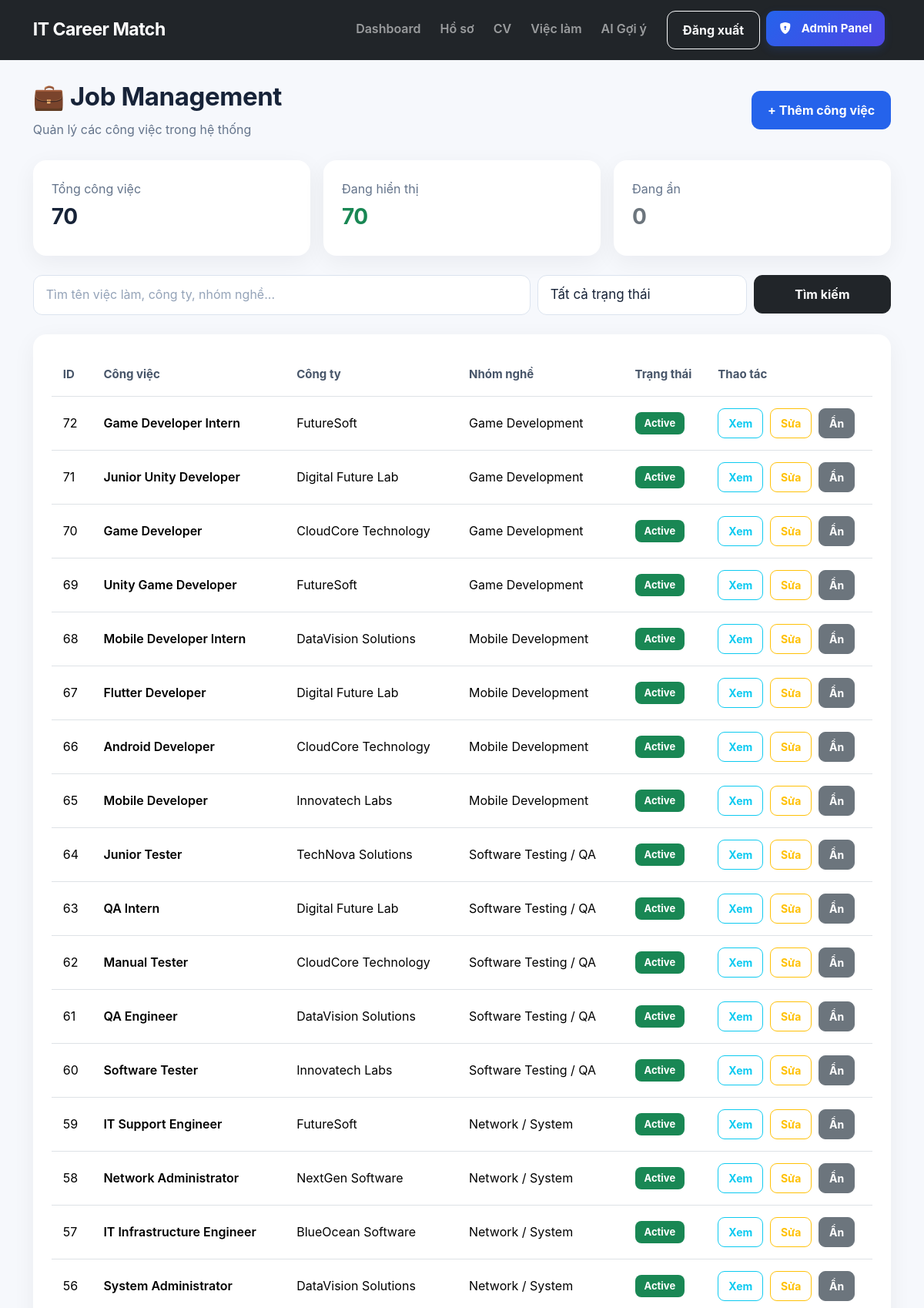
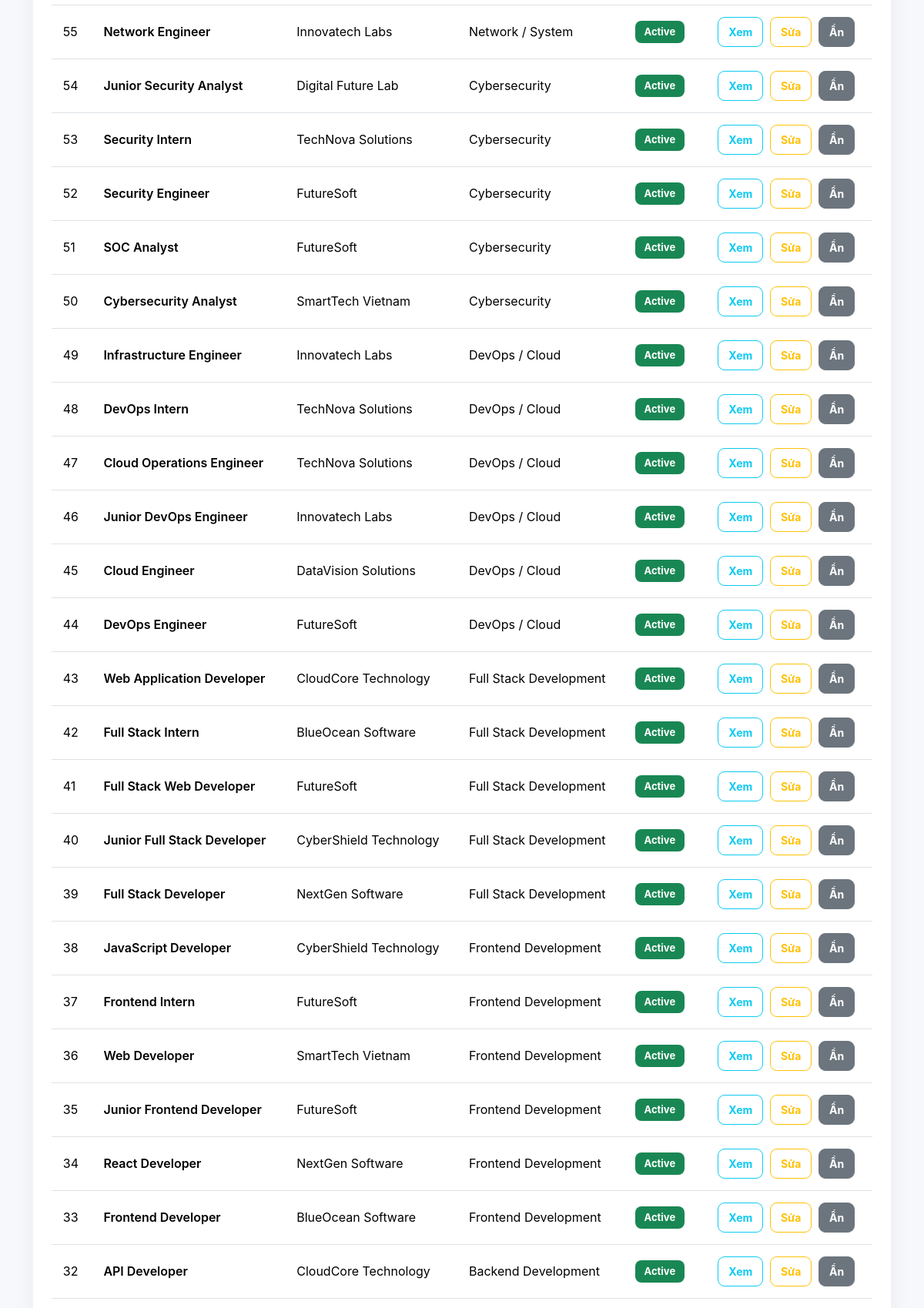
Page /admin/jobs (signed in, upper part) on the committed database (2 pictures, top to bottom).
### tables this page shows
CREATE TABLE jobs (
            job_id INTEGER PRIMARY KEY AUTOINCREMENT,
            title TEXT NOT NULL,
            description TEXT,
            company TEXT,
            location TEXT,
            job_type TEXT,
            category TEXT,
            created_at TIMESTAMP DEFAULT CURRENT_TIMESTAMP
        , requirements TEXT, benefits TEXT, skills TEXT, salary_min INTEGER DEFAULT 0, salary_max INTEGER DEFAULT 0, salary_text TEXT, experience TEXT, level TEXT, deadline TEXT, source TEXT DEFAULT 'IT Career Match', source_url TEXT, status TEXT DEFAULT 'active');

### app.py (the view)
@app.route("/admin/jobs")
def admin_jobs():
    if "user_id" not in session:
        return redirect(url_for("login"))
    if not is_admin():
        return "Bạn không có quyền truy cập.", 403
    q = request.args.get("q", "").strip()
    status = request.args.get("status", "").strip().lower()
    if status not in ("", "active", "inactive"):
        status = ""
    connection = get_connection()
    where = ["1=1"]
    params = []
    if q:
        where.append(
            "(title LIKE ? OR company LIKE ? OR category LIKE ?)"
        )
        keyword = f"%{q}%"
        params.extend([keyword, keyword, keyword])
    if status:
        where.append("COALESCE(status, 'active') = ?")
        params.append(status)
    sql = """
        SELECT *
        FROM jobs
        WHERE """ + " AND ".join(where) + """
        ORDER BY created_at DESC, job_id DESC
    """
    jobs_data = connection.execute(sql, params).fetchall()
    stats = connection.execute("""
        SELECT
            COUNT(*) AS total,
            SUM(CASE WHEN COALESCE(status, 'active') = 'active'
                THEN 1 ELSE 0 END) AS active,
            SUM(CASE WHEN status = 'inactive'
                THEN 1 ELSE 0 END) AS inactive
        FROM jobs
    """).fetchone()
    connection.close()
    return render_template(
        "admin/jobs.html",
        jobs=jobs_data,
        stats=stats,
        q=q,
        selected_status=status
    )

### app.py (called while the page is built)
def is_admin():
    return (
        "user_id" in session
        and session.get("role") == "admin"
    )

### database/database.py (called while the page is built)
def get_connection():
    connection = sqlite3.connect(DATABASE_PATH)
    connection.row_factory = sqlite3.Row
    connection.execute("PRAGMA foreign_keys = ON")
    return connection

### templates/admin/jobs.html (shortened to what this page needs)
{% extends "base.html" %}
{% block content %}
<div class="container py-4">
    <div class="d-flex justify-content-between align-items-center mb-4">
        <div>
            <h2 class="fw-bold">💼 Job Management</h2>
            <p class="text-muted mb-0">
                Quản lý các công việc trong hệ thống
            </p>
        </div>
        <a href="{{ url_for('add_job') }}"
           class="btn btn-primary">
            + Thêm công việc
        </a>
    </div>
    <div class="row g-3 mb-4">
        <div class="col-md-4">
            <div class="card border-0 shadow-sm">
                <div class="card-body">
                    <p class="text-muted mb-1">Tổng công việc</p>
                    <h3 class="fw-bold">{{ stats.total }}</h3>
                </div>
            </div>
        </div>
        <div class="col-md-4">
            <div class="card border-0 shadow-sm">
                <div class="card-body">
                    <p class="text-muted mb-1">Đang hiển thị</p>
                    <h3 class="fw-bold text-success">
                        {{ stats.active or 0 }}
                    </h3>
                </div>
            </div>
        </div>
        <div class="col-md-4">
            <div class="card border-0 shadow-sm">
                <div class="card-body">
                    <p class="text-muted mb-1">Đang ẩn</p>
                    <h3 class="fw-bold text-secondary">
                        {{ stats.inactive or 0 }}
                    </h3>
                </div>
            </div>
        </div>
    </div>
    <form method="GET" class="row g-2 mb-4">
        <div class="col-md-7">
            <input type="text"
                   name="q"
                   value="{{ q }}"
                   class="form-control"
                   placeholder="Tìm tên việc làm, công ty, nhóm nghề...">
        </div>
        <div class="col-md-3">
            <select name="status" class="form-select">
                <option value="">Tất cả trạng thái</option>
            </select>
        </div>
        <div class="col-md-2">
            <button class="btn btn-dark w-100">
                Tìm kiếm
            </button>
        </div>
    </form>
    <div class="card border-0 shadow-sm">
        <div class="card-body table-responsive">
            <table class="table table-hover align-middle">
                <thead>
                    <tr>
                        <th>ID</th>
                        <th>Công việc</th>
                        <th>Công ty</th>
                        <th>Nhóm nghề</th>
                        <th>Trạng thái</th>
                        <th>Thao tác</th>
                    </tr>
                </thead>
                <tbody>
                {% for job in jobs %}
                    <tr>
                        <td>{{ job.job_id }}</td>
                        <td class="fw-semibold">{{ job.title }}</td>
                        <td>{{ job.company }}</td>
                        <td>{{ job.category }}</td>
                        <td>
                            {% if job.status == 'inactive' %}
                                <span class="badge bg-secondary">Inactive</span>
                            {% else %}
                                <span class="badge bg-success">Active</span>
                            {% endif %}
                        </td>
                        <td>
                            <div class="d-flex flex-wrap gap-2">
                                <a href="{{ url_for('job_detail', job_id=job.job_id) }}"
                                   class="btn btn-sm btn-outline-info">
                                    Xem
                                </a>
                                <a href="{{ url_for('edit_job', job_id=job.job_id) }}"
                                   class="btn btn-sm btn-outline-warning">
                                    Sửa
                                </a>
                                <form method="POST"
                                      action="{{ url_for('admin_job_status', job_id=job.job_id) }}">
                                    {% if job.status == 'inactive' %}
                                        <input type="hidden" name="status" value="active">
                                        <button class="btn btn-sm btn-success">
                                            Kích hoạt
                                        </button>
                                    {% else %}
                                        <button class="btn btn-sm btn-secondary">
                                            Ẩn
                                        </button>
                                    {% endif %}
                                </form>
                            </div>
                        </td>
                    </tr>
                {% else %}
                    <tr>
                        <td colspan="6" class="text-center text-muted py-4">
                            Không tìm thấy công việc phù hợp.
                        </td>
                    </tr>
                {% endfor %}
                </tbody>
            </table>
        </div>
    </div>
</div>
{% endblock %}

### static/css/style.css (style rules this page uses)
body { background: #f5f7fb; min-height: 100vh; color: #1f2937; }
.btn { border-radius: 9px; }
.card { border-radius: 16px; }

### static/css/pro-ui.css (style rules this page uses)
:root { --icm-primary: #2563eb; --icm-primary-dark: #1d4ed8; --icm-primary-soft: #eff6ff; --icm-ink: #172338; --icm-muted: #64748b; --icm-bg: #f6f8fc; --icm-surface: #ffffff; --icm-border: #e2e8f0; --icm-radius: 17px; --icm-shadow: 0 8px 30px rgba(15, 23, 42, .055); }
html { font-size: 17px; scroll-behavior: smooth; }
body { background: var(--icm-bg); color: var(--icm-ink); font-family: Inter, -apple-system, BlinkMacSystemFont, "Segoe UI", Arial, sans-serif; font-size: 17px; line-height: 1.7; -webkit-font-smoothing: antialiased; }
p, li, td, th { font-size: 16px; line-height: 1.7; }
h1, h2, h3, h4, h5, h6 { color: var(--icm-ink); font-weight: 750; line-height: 1.3; letter-spacing: -.4px; }
h2 { font-size: 33px; }
h3 { font-size: 28px; }
.text-muted { color: var(--icm-muted) !important; }
a { transition: color .2s ease; }
.btn { font-size: 16px; font-weight: 650; line-height: 1.5; border-radius: 11px; padding: 12px 20px; transition: background-color .2s ease, border-color .2s ease, box-shadow .2s ease, transform .2s ease; }
.btn-primary { background: var(--icm-primary); border-color: var(--icm-primary); }
.btn-sm { font-size: 14px; padding: 8px 13px; border-radius: 9px; }
.form-control, .form-select { font-size: 17px; min-height: 50px; padding: 12px 16px; border: 1px solid #dce4ef; border-radius: 12px; background: #ffffff; color: var(--icm-ink); transition: border-color .2s ease, box-shadow .2s ease; }
.form-control::placeholder { color: #94a3b8; font-size: 16px; }
.card { border-radius: var(--icm-radius); border: 1px solid var(--icm-border); background: var(--icm-surface); }
.card-body { padding: 24px; }
.card.shadow-sm { box-shadow: var(--icm-shadow) !important; }
.table { --bs-table-bg: transparent; font-size: 16px; }
.table thead th { font-size: 15px; font-weight: 750; color: #475569; padding: 15px; vertical-align: middle; }
.table tbody td { font-size: 16px; padding: 15px; vertical-align: middle; }
.table-hover tbody tr { transition: background-color .2s ease; }
.badge { font-size: 13px; font-weight: 700; padding: 8px 12px; border-radius: 8px; }

### rows in the picture
jobs: job_id "72", title "Game Developer Intern", company "FutureSoft", category "Game Development", status "Active"
jobs: job_id "71", title "Junior Unity Developer", company "Digital Future Lab", category "Game Development", status "Active"
jobs: job_id "70", title "Game Developer", company "CloudCore Technology", category "Game Development", status "Active"
jobs: job_id "69", title "Unity Game Developer", company "FutureSoft", category "Game Development", status "Active"
jobs: job_id "68", title "Mobile Developer Intern", company "DataVision Solutions", category "Mobile Development", status "Active"
jobs: job_id "67", title "Flutter Developer", company "Digital Future Lab", category "Mobile Development", status "Active"
jobs: job_id "66", title "Android Developer", company "CloudCore Technology", category "Mobile Development", status "Active"
jobs: job_id "65", title "Mobile Developer", company "Innovatech Labs", category "Mobile Development", status "Active"
jobs: job_id "64", title "Junior Tester", company "TechNova Solutions", category "Software Testing / QA", status "Active"
jobs: job_id "63", title "QA Intern", company "Digital Future Lab", category "Software Testing / QA", status "Active"
jobs: job_id "62", title "Manual Tester", company "CloudCore Technology", category "Software Testing / QA", status "Active"
jobs: job_id "61", title "QA Engineer", company "DataVision Solutions", category "Software Testing / QA", status "Active"
jobs: job_id "60", title "Software Tester", company "Innovatech Labs", category "Software Testing / QA", status "Active"
jobs: job_id "59", title "IT Support Engineer", company "FutureSoft", category "Network / System", status "Active"
jobs: job_id "58", title "Network Administrator", company "NextGen Software", category "Network / System", status "Active"
jobs: job_id "57", title "IT Infrastructure Engineer", company "BlueOcean Software", category "Network / System", status "Active"
jobs: job_id "56", title "System Administrator", company "DataVision Solutions", category "Network / System", status "Active"
jobs: job_id "55", title "Network Engineer", company "Innovatech Labs", category "Network / System", status "Active"
jobs: job_id "54", title "Junior Security Analyst", company "Digital Future Lab", category "Cybersecurity", status "Active"
jobs: job_id "53", title "Security Intern", company "TechNova Solutions", category "Cybersecurity", status "Active"
jobs: job_id "52", title "Security Engineer", company "FutureSoft", category "Cybersecurity", status "Active"
jobs: job_id "51", title "SOC Analyst", company "FutureSoft", category "Cybersecurity", status "Active"
jobs: job_id "50", title "Cybersecurity Analyst", company "SmartTech Vietnam", category "Cybersecurity", status "Active"
jobs: job_id "49", title "Infrastructure Engineer", company "Innovatech Labs", category "DevOps / Cloud", status "Active"
jobs: job_id "48", title "DevOps Intern", company "TechNova Solutions", category "DevOps / Cloud", status "Active"
jobs: job_id "47", title "Cloud Operations Engineer", company "TechNova Solutions", category "DevOps / Cloud", status "Active"
jobs: job_id "46", title "Junior DevOps Engineer", company "Innovatech Labs", category "DevOps / Cloud", status "Active"
jobs: job_id "45", title "Cloud Engineer", company "DataVision Solutions", category "DevOps / Cloud", status "Active"
jobs: job_id "44", title "DevOps Engineer", company "FutureSoft", category "DevOps / Cloud", status "Active"
jobs: job_id "43", title "Web Application Developer", company "CloudCore Technology", category "Full Stack Development", status "Active"
jobs: job_id "42", title "Full Stack Intern", company "BlueOcean Software", category "Full Stack Development", status "Active"
jobs: job_id "41", title "Full Stack Web Developer", company "FutureSoft", category "Full Stack Development", status "Active"
jobs: job_id "40", title "Junior Full Stack Developer", company "CyberShield Technology", category "Full Stack Development", status "Active"
jobs: job_id "39", title "Full Stack Developer", company "NextGen Software", category "Full Stack Development", status "Active"
jobs: job_id "38", title "JavaScript Developer", company "CyberShield Technology", category "Frontend Development", status "Active"
jobs: job_id "37", title "Frontend Intern", company "FutureSoft", category "Frontend Development", status "Active"
jobs: job_id "36", title "Web Developer", company "SmartTech Vietnam", category "Frontend Development", status "Active"
jobs: job_id "35", title "Junior Frontend Developer", company "FutureSoft", category "Frontend Development", status "Active"
jobs: job_id "34", title "React Developer", company "NextGen Software", category "Frontend Development", status "Active"
jobs: job_id "33", title "Frontend Developer", company "BlueOcean Software", category "Frontend Development", status "Active"
jobs: job_id "32", title "API Developer", company "CloudCore Technology", category "Backend Development", status "Active"

### other values in the picture
{{ stats.total }} "70"
{{ stats.active or 0 }} "70"
{{ stats.inactive or 0 }} "0"
